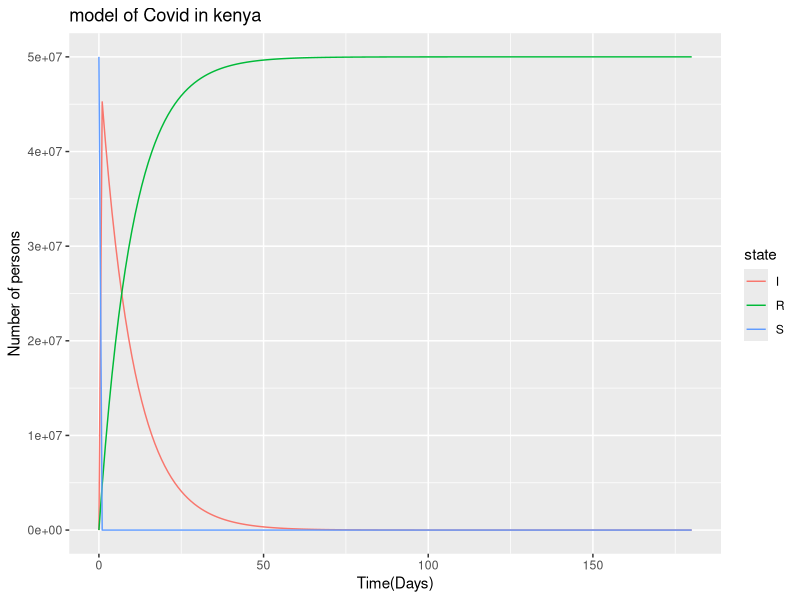

Write the R code that produced this figure.
## ---- chunk 1
library(deSolve)
library(tidyverse)
library(DiagrammeR)
## ---- chunk 2
N<-50000000
Initial_Infected_Individuals<-500
Initial_Recovered_Individuals<-0
Duration_of_Infectiousness<-10 
Transmission_Rate<-0.3 
Recovery_Rate<-1/10 
Simulation_Period<-180

 
initial_susceptible <-N- Initial_Infected_Individuals - Initial_Recovered_Individuals
initial_susceptible
## ---- chunk 3

initial_state_values <- c(S = initial_susceptible, I = Initial_Infected_Individuals, R = Initial_Recovered_Individuals)
initial_state_values
parameters <- c(beta = Transmission_Rate, gamma = Recovery_Rate)
times <- seq(from = 0, to = Simulation_Period, by = 1)
times
## ---- chunk 4
sir_model <- function(time, state, parameters) {     
  with(as.list(c(state, parameters)), { 
    # compute derivatives
    dS<- (-beta*S*I)
    dI <- (beta*S*I) - (gamma * I)
    dR <- (gamma * I)
    return(list(c(dS, dI, dR)))                             
  })
}
## ---- chunk 5
output <- as.data.frame(ode(y = initial_state_values, 
                            times = times, 
                            func = sir_model,
                            parms = parameters))
output
## ---- chunk 6
dat <- output %>% pivot_longer(cols = c(S,I,R),
                               names_to = "state",
                               values_to = "value")
knitr::kable(head(dat,10))
## ---- chunk 7
dat %>% ggplot(aes(x = time,
                   y = value,
                   color = state,
                   
                   
                   group = state))+
  geom_line()+
  xlab("Time(Days)")+
  ylab("Number of persons")+
  labs(title = "model of Covid in kenya")
